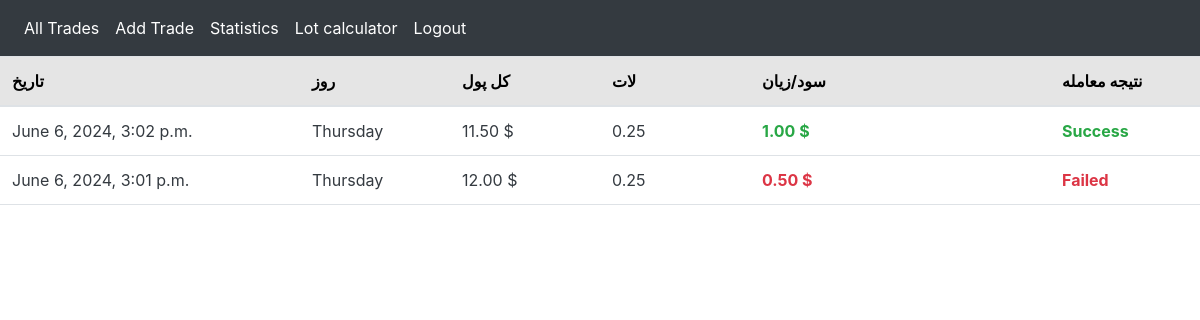
The page /all-trades/ (signed in) on the database its author committed.
### trade/models.py (models this page shows, shortened)
class Trade(models.Model):
    currency = models.CharField(max_length=20, blank=True, null=True, default="Gold")
    total_money = models.DecimalField(max_digits=15, decimal_places=2)
    lot = models.DecimalField(max_digits=15, decimal_places=2)
    profit_or_loss = models.DecimalField(max_digits=15, decimal_places=2)
    time_on_chart  = models.IntegerField(blank=True, null=True)
    description = models.TextField(null=True, blank=True)
    risk = models.CharField(max_length=20, choices=risks, blank=True, null=True)
    created_at = models.DateTimeField(auto_now=True)
    day = models.CharField(max_length=20, choices=days)
    result = models.CharField(max_length=20, choices=results)
    user = models.ForeignKey(User, on_delete=models.CASCADE)

### trade/views.py (the view)
# urls.py: path('all-trades/', views.TradeListView.as_view(), name="all-trade"),
class TradeListView(ListView):
    model = Trade
    template_name = 'trade/list.html'
    context_object_name = "trades"
    ordering = ['-created_at']
    paginate_by = 10
    def get_queryset(self):
        if self.request.user.is_authenticated:
            return Trade.objects.filter(user=self.request.user).order_by('-created_at')
        else:
            return Trade.objects.none()

### trade/templates/trade/list.html (shortened to what this page needs)
{% extends 'trade/main.html' %}
{% block content %}
{% load static %}
{% if trades %}
<table class="table">
    <thead class="table-active">
        <tr>
            <th class="col-md-2">تاریخ</th>
            <th class="col-md-1">روز</th>
            <th class="col-md-1">کل پول</th>
            <th class="col-md-1">لات</th>
            <th class="col-md-2">سود/زیان</th>
            <th class="col-md-1">نتیجه معامله</th>
        </tr>
    </thead>
    <tbody>
        {% for trade in trades %}
                <tr class="justify-content-center text-white">
                <td class="text-dark">{{ trade.created_at }}</td>
                <td class="text-dark">{{ trade.day }}</td>
                    <td class="text-dark">{{ trade.total_money }} $</td>
                    <td class="text-dark">{{ trade.lot }}</td>
                    {% if trade.result == "Success" %}
                        <td class="text-success" style="font-weight: bold;">{{ trade.profit_or_loss }} $</td>
                    {% else %}
                        <td class="text-danger" style="font-weight: bold;">{{ trade.profit_or_loss }} $</td>
                    {% endif %}
                    {% if trade.result == "Success" %}
                        <td class="text-success ss" style="font-weight: bold;">{{ trade.result }}</td>
                    {% else %}
                        <td class="text-danger ss" style="font-weight: bold;">{{ trade.result}}</td>
                    {% endif %}
                </tr>
        {% endfor %}
    </tbody>
</table>
{% else %}
<h1 style="text-align: center;">
    There is no record yet!<br> Start your journey
</h1>
{% endif %}
{% endblock %}

### rows shown on the page
Trade: created_at "June 6, 2024, 3:02 p.m.", day "Thursday", total_money "11.50", lot "0.25", profit_or_loss "1.00", result "Success"
Trade: created_at "June 6, 2024, 3:01 p.m.", day "Thursday", total_money "12.00", lot "0.25", profit_or_loss "0.50", result "Failed"
